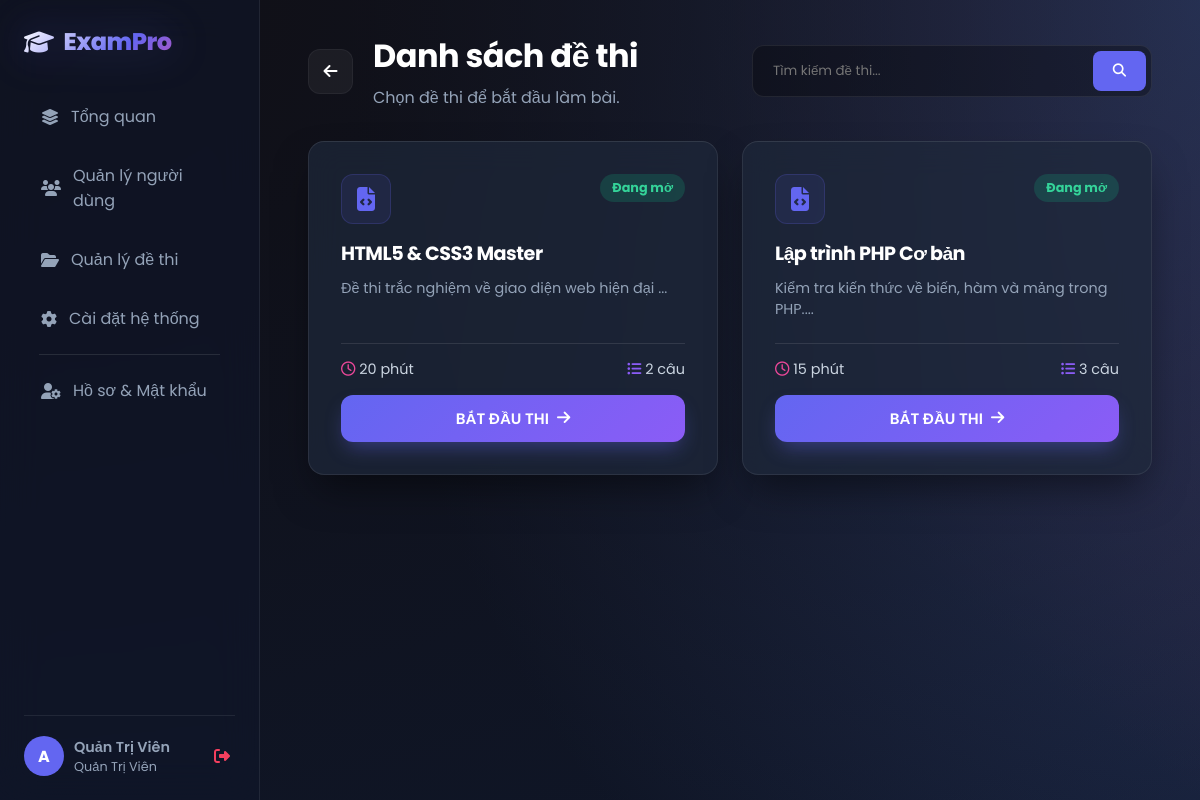
The page /student/exam_list.php (signed in) on the database its author committed.
### tables this page shows
CREATE TABLE `exams` (
  `id` int(11) NOT NULL,
  `title` varchar(200) NOT NULL,
  `description` text DEFAULT NULL,
  `duration` int(11) NOT NULL,
  `created_by` int(11) DEFAULT NULL,
  `status` enum('active','closed') DEFAULT 'active'
);

### student/exam_list.php (the view, shortened to what this page needs)
<?php
require_once '../config/database.php';
$search = $_GET['search'] ?? '';
$sql = "SELECT * FROM exams WHERE status = 'active'";
$params = [];
$sql .= " ORDER BY id DESC";
$stmt = $conn->prepare($sql);
$stmt->execute($params);
$exams = $stmt->fetchAll();
?>
<!DOCTYPE html>
<html lang="vi">
<head>
    <link rel="stylesheet" href="https://cdnjs.cloudflare.com/ajax/libs/font-awesome/6.4.0/css/all.min.css">
    <link rel="stylesheet" href="/exam_web/assets/css/style.css">
</head>
<body>
    <div class="app-container">
        <?php include '../includes/sidebar.php'; ?>
        <main class="main-content">
            <div style="display: flex; justify-content: space-between; align-items: center; margin-bottom: 30px; flex-wrap: wrap; gap: 20px;">
                <div style="display: flex; align-items: center; gap: 20px;">
                    <a href="dashboard.php" class="btn-back" title="Quay lại Dashboard">
                        <i class="fa-solid fa-arrow-left"></i>
                    </a>
                    <div>
                        <h1 style="margin: 0;">Danh sách đề thi</h1>
                        <p style="color: var(--text-light); margin-top: 5px;">Chọn đề thi để bắt đầu làm bài.</p>
                    </div>
                </div>
                <form method="GET" class="search-box">
                    <input type="text" name="search" class="search-input" placeholder="Tìm kiếm đề thi..." value="<?php echo htmlspecialchars($search); ?>">
                    <button type="submit" class="search-btn"><i class="fa-solid fa-magnifying-glass"></i></button>
                </form>
            </div>
            <?php if(count($exams) > 0): ?>
                <div class="grid-3">
                    <?php foreach($exams as $ex): ?>
                        <div class="card" style="display: flex; flex-direction: column; height: 100%;">
                            <div style="display: flex; justify-content: space-between; align-items: start; margin-bottom: 15px;">
                                <div style="width: 50px; height: 50px; background: rgba(99, 102, 241, 0.1); border-radius: 12px; display: flex; align-items: center; justify-content: center; color: var(--primary); font-size: 1.5rem; border: 1px solid rgba(99, 102, 241, 0.2);">
                                    <i class="fa-solid fa-file-code"></i>
                                </div>
                                <span class="status-badge status-active">Đang mở</span>
                            </div>
                            <h3 style="font-size: 1.2rem; margin-bottom: 10px; flex-grow: 1;"><?php echo $ex['title']; ?></h3>
                            <div style="color: var(--text-light); font-size: 0.9rem; margin-bottom: 20px; min-height: 45px;">
                                <?php echo $ex['description'] ? substr($ex['description'], 0, 80) . '...' : 'Không có mô tả.'; ?>
                            </div>
                            <div style="border-top: 1px solid rgba(255,255,255,0.1); padding-top: 15px; margin-top: auto;">
                                <div style="display: flex; justify-content: space-between; align-items: center; margin-bottom: 15px; font-size: 0.9rem; color: #cbd5e1;">
                                    <span><i class="fa-regular fa-clock" style="color: var(--secondary);"></i> <?php echo $ex['duration']; ?> phút</span>
                                    <?php
                                        $q_count = $conn->query("SELECT COUNT(*) FROM questions WHERE exam_id = " . $ex['id'])->fetchColumn();
                                    ?>
                                    <span><i class="fa-solid fa-list-ul" style="color: var(--accent);"></i> <?php echo $q_count; ?> câu</span>
                                </div>
                                <a href="do_exam.php?exam_id=<?php echo $ex['id']; ?>" class="btn btn-primary" style="width: 100%; justify-content: center;">
                                    BẮT ĐẦU THI <i class="fa-solid fa-arrow-right"></i>
                                </a>
                            </div>
                        </div>
                    <?php endforeach; ?>
                </div>
            <?php endif; ?>
        </main>
    </div>
</body>
</html>

### assets/css/style.css (style rules this page uses)
:root { --primary: #6366f1; --primary-glow: rgba(99, 102, 241, 0.5); --secondary: #ec4899; --accent: #8b5cf6; --bg-dark: #0f172a; --text-main: #f8fafc; --text-light: #94a3b8; --glass-bg: rgba(30, 41, 59, 0.7); --glass-border: rgba(255, 255, 255, 0.08); --glass-shine: rgba(255, 255, 255, 0.03); --radius: 16px; --sidebar-width: 260px; --transition: all 0.3s cubic-bezier(0.4, 0, 0.2, 1); }
* { margin: 0; padding: 0; box-sizing: border-box; font-family: 'Poppins', sans-serif; }
body { background-color: var(--bg-dark); background-image: radial-gradient(at 0% 0%, hsla(253,16%,7%,1) 0, transparent 50%), radial-gradient(at 50% 0%, hsla(225,39%,30%,1) 0, transparent 50%), radial-gradient(at 100% 0%, hsla(339,49%,30%,1) 0, transparent 50%); background-size: 200% 200%; animation: aurora 15s ease infinite; color: var(--text-main); min-height: 100vh; overflow-x: hidden; }
a { text-decoration: none; color: inherit; }
.app-container { display: flex; width: 100%; min-height: 100vh; margin: 0; padding: 0; }
.main-content { margin-left: var(--sidebar-width) !important; width: calc(100% - var(--sidebar-width)) !important; padding: 2rem 3rem; flex: 1; position: relative; }
h1, h2, h3 { color: #fff; font-weight: 700; letter-spacing: -0.5px; margin-bottom: 1rem; }
p { color: var(--text-light); line-height: 1.6; }
.card { background: var(--glass-bg); backdrop-filter: blur(16px); border: 1px solid var(--glass-border); border-top: 1px solid rgba(255,255,255,0.1); border-radius: var(--radius); padding: 2rem; box-shadow: 0 20px 40px -10px rgba(0,0,0,0.5); position: relative; overflow: hidden; transition: var(--transition); }
.btn { padding: 12px 28px; border-radius: 12px; font-weight: 600; font-size: 0.95rem; border: none; cursor: pointer; transition: var(--transition); display: inline-flex; align-items: center; justify-content: center; gap: 8px; }
.btn-primary { background: linear-gradient(135deg, var(--primary), var(--accent)); color: white; box-shadow: 0 10px 20px -5px rgba(99, 102, 241, 0.4); }
.status-badge { padding: 5px 12px; border-radius: 20px; font-size: 0.8rem; font-weight: bold; }
.status-active { background: rgba(16, 185, 129, 0.2); color: #34d399; }
.grid-3 { display: grid; grid-template-columns: repeat(auto-fit, minmax(320px, 1fr)); gap: 1.5rem; }

### student/exam_list.php (style rules this page uses)
.search-box { display: flex; background: rgba(0, 0, 0, 0.3); border: 1px solid var(--glass-border); border-radius: 12px; padding: 5px; width: 100%; max-width: 400px; }
.search-input { background: transparent; border: none; color: #fff; padding: 10px 15px; width: 100%; outline: none; }
.search-btn { background: var(--primary); color: #fff; border: none; padding: 0 20px; border-radius: 8px; cursor: pointer; transition: 0.3s; }
.btn-back { background: rgba(255,255,255,0.05); width: 45px; height: 45px; border-radius: 12px; display: flex; align-items: center; justify-content: center; color: #fff; transition: 0.3s; border: 1px solid rgba(255,255,255,0.05); }

### rows shown on the page
exams: title "HTML5 & CSS3 Master", description "Đề thi trắc nghiệm về giao diện web hiện đại", duration "20", id "2"
exams: title "Lập trình PHP Cơ bản", description "Kiểm tra kiến thức về biến, hàm và mảng trong PHP.", duration "15", q_count "3", $ex['id'] 1 (drawn)

### other values the page prints
substr($_SESSION['username'], 0, 1) "A"
$_SESSION['fullname'] "Quản Trị Viên"
$role_name "Quản Trị Viên"
